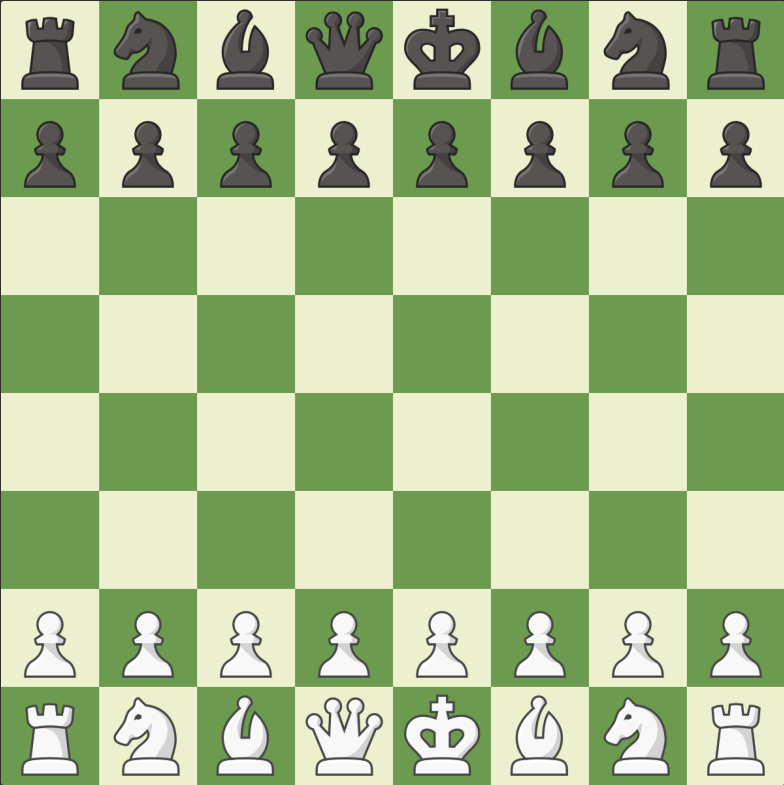
#> input picture images/chess_board_images/chess_board_1.png, 784 x 785 px; its folder holds 4 pictures in this run
$ python cut_pieces_from_chessboard.py
#> lines starting #> are read from the running program, lines starting #| are printed output that depends on the picture
import cv2
import os


def cut_roi(images):
    img_size = 784
    roi = []
    for img in images:
        for i in range(8):
            roi.append(img[0:98, 98*i:98+98*i])
            roi.append(img[img_size-98:img_size, 98*i:98+98*i])
        roi.append(img[98:196, 0:98])
        roi.append(img[588:686, 0:98])
        roi.append(img[98:196, 98:196])
        roi.append(img[588:686, 98:196])
    # roi = [   black_rook_1,   white_rook_1,
    #           black_knight_1, white_knight_1,
    #           black_bishop_1, white_bishop_1,
    #           black_quinn,    white_quinn,
    #           black_king,     white_king,
    #           black_bishop_2, white_bishop_2,
    #           black_knight_2, white_knight_2,
    #           black_rook_2,   white_rook_2,
    #           black_pawn_1,   white_pawn_1,
    #           black_pawn_1,   white_pawn_1, ...]
    return roi


def load_images_from_folder(folder):
#> called with folder = 'images/chess_board_images'
    images = []
    for filename in os.listdir(folder):
        img = cv2.imread(os.path.join(folder, filename))
#> img is the input picture: shape (785, 784, 3); mean B, G, R 141.8, 188.5, 167.3
        if img is not None:
            img = img[1:784, 0:784]
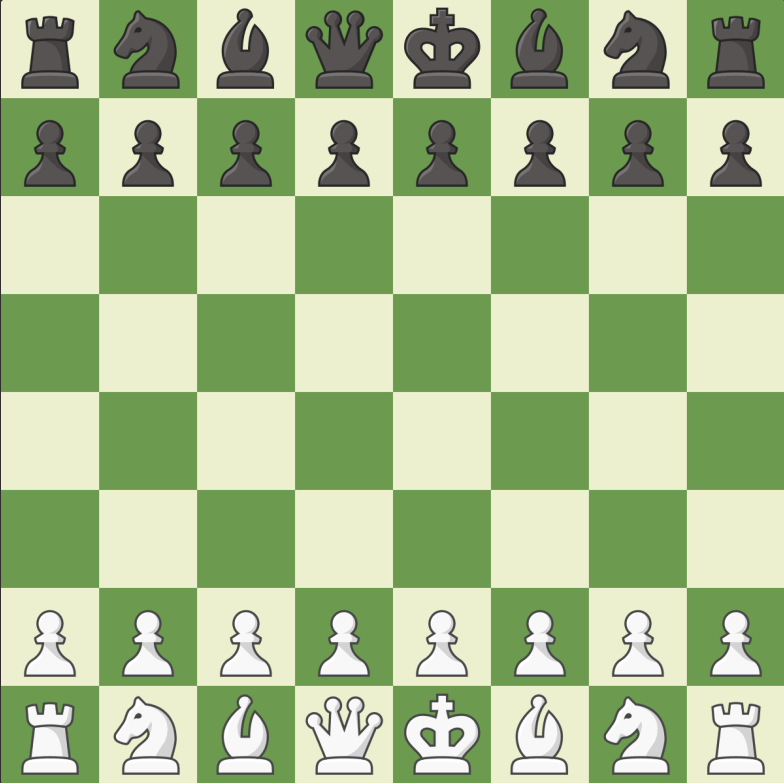
#> img: shape (783, 784, 3); mean B, G, R 141.9, 188.7, 167.4
            images.append(img)
#> pass 2 of the loop in load_images_from_folder, `for filename in os.listdir(folder):`:
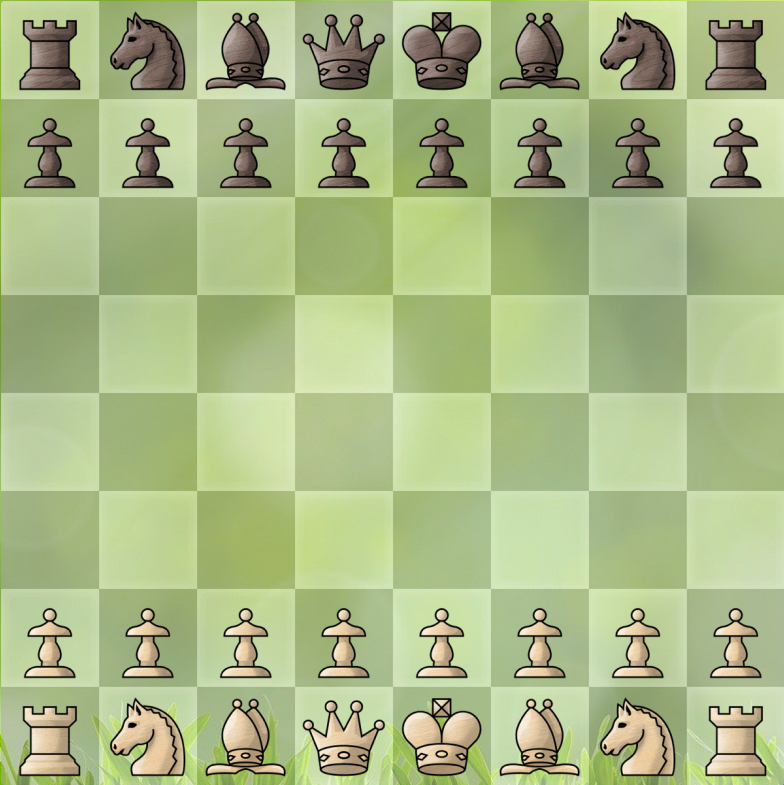
#> input picture images/chess_board_images/chess_board_10.png, 784 x 785 px
#> in load_images_from_folder, img is the input picture: shape (785, 784, 3); mean B, G, R 134.6, 184.9, 169.4
#> in load_images_from_folder, `img = img[1:784, 0:784]`:
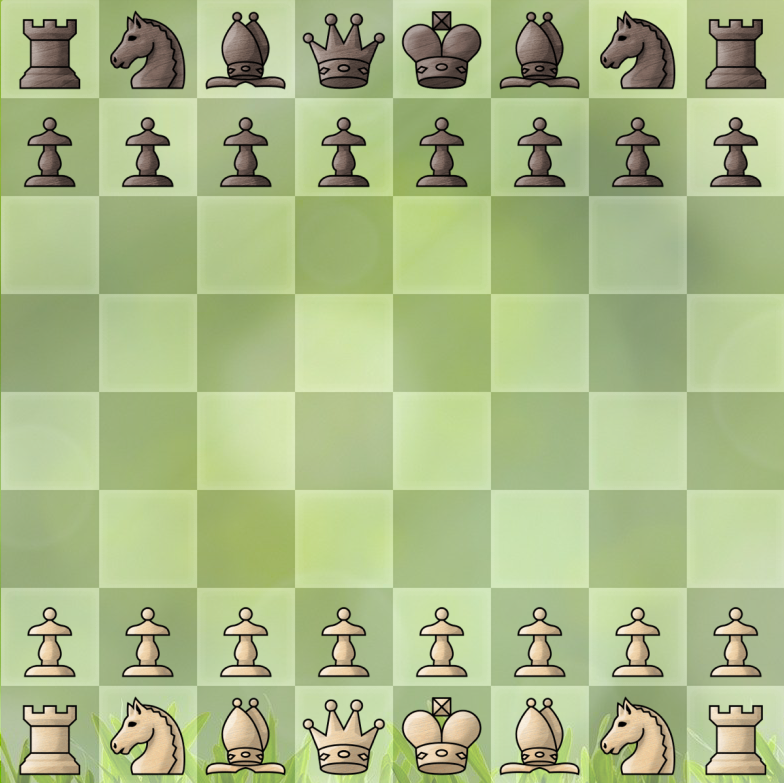
#> img: shape (783, 784, 3); mean B, G, R 134.7, 184.8, 169.4
#> pass 3 of the loop in load_images_from_folder, `for filename in os.listdir(folder):`:
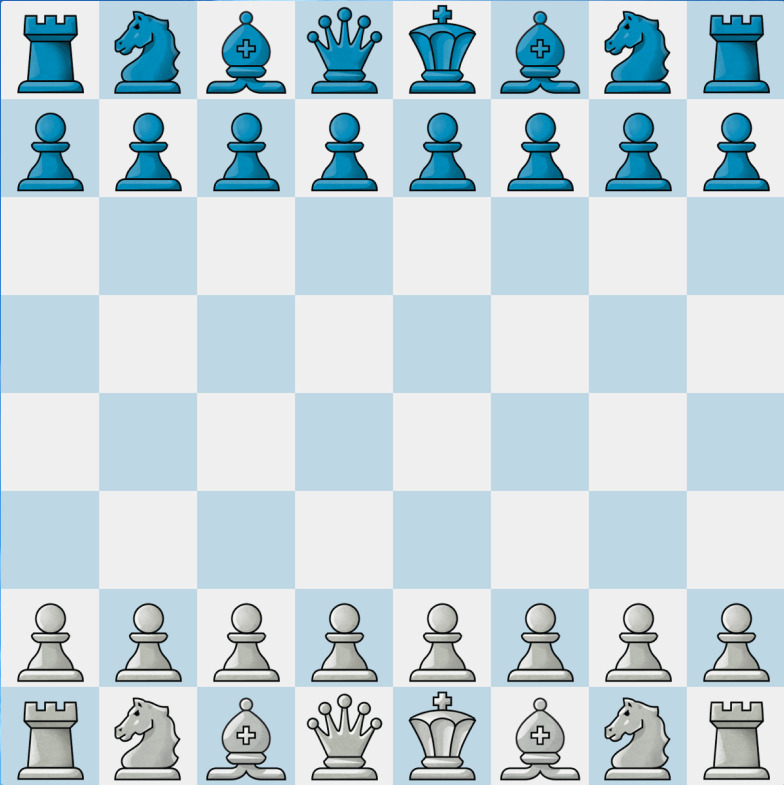
#> input picture images/chess_board_images/chess_board_11.png, 784 x 785 px
#> in load_images_from_folder, img is the input picture: shape (785, 784, 3); mean B, G, R 218.2, 210.4, 191.8
#> in load_images_from_folder, `img = img[1:784, 0:784]`:
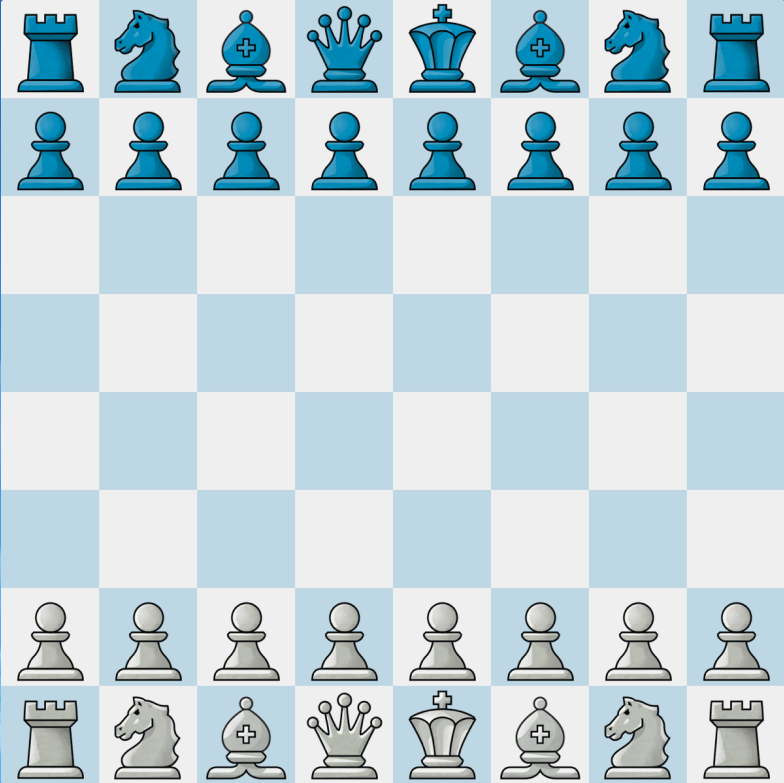
#> img: shape (783, 784, 3); mean B, G, R 218.2, 210.4, 191.9
#> the loop made 4 passes; the first 3 are shown
    return images


if __name__ == '__main__':
    path_to_files = 'images/chess_board_images'
    images = load_images_from_folder(path_to_files)
    roi = cut_roi(images)
